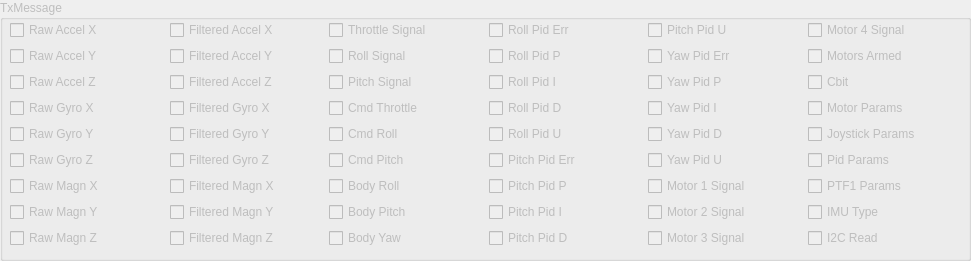
   <widget class="QGroupBox" name="groupBoxTx">
    <property name="enabled">
     <bool>false</bool>
    </property>
    <property name="geometry">
     <rect>
      <x>30</x>
      <y>40</y>
      <width>971</width>
      <height>261</height>
     </rect>
    </property>
    <property name="title">
     <string>TxMessage</string>
    </property>
    <widget class="QWidget" name="gridLayoutWidget">
     <property name="geometry">
      <rect>
       <x>10</x>
       <y>20</y>
       <width>951</width>
       <height>232</height>
      </rect>
     </property>
     <layout class="QGridLayout" name="gridLayout">
      <item row="5" column="2">
       <widget class="QCheckBox" name="checkTxCmdPitch">
        <property name="text">
         <string>Cmd Pitch</string>
        </property>
       </widget>
      </item>
      <item row="6" column="2">
       <widget class="QCheckBox" name="checkTxBodyRoll">
        <property name="text">
         <string>Body Roll</string>
        </property>
       </widget>
      </item>
      <item row="6" column="1">
       <widget class="QCheckBox" name="checkTxFiltMagnX">
        <property name="text">
         <string>Filtered Magn X</string>
        </property>
       </widget>
      </item>
      <item row="0" column="2">
       <widget class="QCheckBox" name="checkTxThrottleSignal">
        <property name="text">
         <string>Throttle Signal</string>
        </property>
       </widget>
      </item>
      <item row="6" column="5">
       <widget class="QCheckBox" name="checkTxPtf1Params">
        <property name="text">
         <string>PTF1 Params</string>
        </property>
       </widget>
      </item>
      <item row="3" column="0">
       <widget class="QCheckBox" name="checkTxRawGyroX">
        <property name="text">
         <string>Raw Gyro X</string>
        </property>
       </widget>
      </item>
      <item row="6" column="4">
       <widget class="QCheckBox" name="checkTxMotor1Signal">
        <property name="text">
         <string>Motor 1 Signal</string>
        </property>
       </widget>
      </item>
      <item row="5" column="0">
       <widget class="QCheckBox" name="checkTxRawGyroZ">
        <property name="text">
         <string>Raw Gyro Z</string>
        </property>
       </widget>
      </item>
      <item row="1" column="3">
       <widget class="QCheckBox" name="checkTxRollPidP">
        <property name="text">
         <string>Roll Pid P</string>
        </property>
       </widget>
      </item>
      <item row="2" column="1">
       <widget class="QCheckBox" name="checkTxFiltAccZ">
        <property name="text">
         <string>Filtered Accel Z</string>
        </property>
       </widget>
      </item>
      <item row="8" column="4">
       <widget class="QCheckBox" name="checkTxMotor3Signal">
        <property name="text">
         <string>Motor 3 Signal</string>
        </property>
       </widget>
      </item>
      <item row="7" column="3">
       <widget class="QCheckBox" name="checkTxPitchPidI">
        <property name="text">
         <string>Pitch Pid I</string>
        </property>
       </widget>
      </item>
      <item row="7" column="0">
       <widget class="QCheckBox" name="checkTxRawMagnY">
        <property name="text">
         <string>Raw Magn Y</string>
        </property>
       </widget>
      </item>
      <item row="0" column="4">
       <widget class="QCheckBox" name="checkTxPitchPidU">
        <property name="text">
         <string>Pitch Pid U</string>
        </property>
       </widget>
      </item>
      <item row="7" column="2">
       <widget class="QCheckBox" name="checkTxBodyPitch">
        <property name="text">
         <string>Body Pitch</string>
        </property>
       </widget>
      </item>
      <item row="5" column="3">
       <widget class="QCheckBox" name="checkTxPitchPidErr">
        <property name="text">
         <string>Pitch Pid Err</string>
        </property>
       </widget>
      </item>
      <item row="5" column="5">
       <widget class="QCheckBox" name="checkTxPidParams">
        <property name="text">
         <string>Pid Params</string>
        </property>
       </widget>
      </item>
      <item row="4" column="1">
       <widget class="QCheckBox" name="checkTxFiltGyroY">
        <property name="text">
         <string>Filtered Gyro Y</string>
        </property>
       </widget>
      </item>
      <item row="0" column="3">
       <widget class="QCheckBox" name="checkTxRollPidErr">
        <property name="text">
         <string>Roll Pid Err</string>
        </property>
       </widget>
      </item>
      <item row="2" column="3">
       <widget class="QCheckBox" name="checkTxRollPidI">
        <property name="text">
         <string>Roll Pid I</string>
        </property>
       </widget>
      </item>
      <item row="4" column="4">
       <widget class="QCheckBox" name="checkTxYawPidD">
        <property name="text">
         <string>Yaw Pid D</string>
        </property>
       </widget>
      </item>
      <item row="3" column="5">
       <widget class="QCheckBox" name="checkTxMotorParams">
        <property name="text">
         <string>Motor Params</string>
        </property>
       </widget>
      </item>
      <item row="8" column="2">
       <widget class="QCheckBox" name="checkTxBodyYaw">
        <property name="text">
         <string>Body Yaw</string>
        </property>
       </widget>
      </item>
      <item row="3" column="1">
       <widget class="QCheckBox" name="checkTxFiltGyroX">
        <property name="text">
         <string>Filtered Gyro X</string>
        </property>
       </widget>
      </item>
      <item row="3" column="4">
       <widget class="QCheckBox" name="checkTxYawPidI">
        <property name="text">
         <string>Yaw Pid I</string>
        </property>
       </widget>
      </item>
      <item row="2" column="5">
       <widget class="QCheckBox" name="checkTxCbit">
        <property name="text">
         <string>Cbit</string>
        </property>
       </widget>
      </item>
      <item row="3" column="3">
       <widget class="QCheckBox" name="checkTxRollPidD">
        <property name="text">
         <string>Roll Pid D</string>
        </property>
       </widget>
      </item>
      <item row="4" column="2">
       <widget class="QCheckBox" name="checkTxCmdRoll">
        <property name="text">
         <string>Cmd Roll</string>
        </property>
       </widget>
      </item>
      <item row="1" column="4">
       <widget class="QCheckBox" name="checkTxYawPidErr">
        <property name="text">
         <string>Yaw Pid Err</string>
        </property>
       </widget>
      </item>
      <item row="5" column="1">
       <widget class="QCheckBox" name="checkTxFiltGyroZ">
        <property name="text">
         <string>Filtered Gyro Z</string>
        </property>
       </widget>
      </item>
      <item row="2" column="4">
       <widget class="QCheckBox" name="checkTxYawPidP">
        <property name="text">
         <string>Yaw Pid P</string>
        </property>
       </widget>
      </item>
      <item row="8" column="3">
       <widget class="QCheckBox" name="checkTxPitchPidD">
        <property name="text">
         <string>Pitch Pid D</string>
        </property>
       </widget>
      </item>
      <item row="8" column="1">
       <widget class="QCheckBox" name="checkTxFiltMagnZ">
        <property name="text">
         <string>Filtered Magn Z</string>
        </property>
       </widget>
      </item>
      <item row="5" column="4">
       <widget class="QCheckBox" name="checkTxYawPidU">
        <property name="text">
         <string>Yaw Pid U</string>
        </property>
       </widget>
      </item>
      <item row="1" column="0">
       <widget class="QCheckBox" name="checkTxRawAccY">
        <property name="text">
         <string>Raw Accel Y</string>
        </property>
       </widget>
      </item>
      <item row="1" column="2">
       <widget class="QCheckBox" name="checkTxRollSignal">
        <property name="text">
         <string>Roll Signal</string>
        </property>
       </widget>
      </item>
      <item row="0" column="1">
       <widget class="QCheckBox" name="checkTxFiltAccX">
        <property name="text">
         <string>Filtered Accel X</string>
        </property>
       </widget>
      </item>
      <item row="0" column="0">
       <widget class="QCheckBox" name="checkTxRawAccX">
        <property name="text">
         <string>Raw Accel X</string>
        </property>
       </widget>
      </item>
      <item row="4" column="5">
       <widget class="QCheckBox" name="checkTxJsParams">
        <property name="text">
         <string>Joystick Params</string>
        </property>
       </widget>
      </item>
      <item row="7" column="1">
       <widget class="QCheckBox" name="checkTxFiltMagnY">
        <property name="text">
         <string>Filtered Magn Y</string>
        </property>
       </widget>
      </item>
      <item row="4" column="0">
       <widget class="QCheckBox" name="checkTxRawGyroY">
        <property name="text">
         <string>Raw Gyro Y</string>
        </property>
       </widget>
      </item>
      <item row="0" column="5">
       <widget class="QCheckBox" name="checkTxMotor4Signal">
        <property name="text">
         <string>Motor 4 Signal</string>
        </property>
       </widget>
      </item>
      <item row="1" column="5">
       <widget class="QCheckBox" name="checkTxMotorsArmed">
        <property name="text">
         <string>Motors Armed</string>
        </property>
       </widget>
      </item>
      <item row="8" column="0">
       <widget class="QCheckBox" name="checkTxRawMagnZ">
        <property name="text">
         <string>Raw Magn Z</string>
        </property>
       </widget>
      </item>
      <item row="3" column="2">
       <widget class="QCheckBox" name="checkTxCmdThrottle">
        <property name="text">
         <string>Cmd Throttle</string>
        </property>
       </widget>
      </item>
      <item row="2" column="0">
       <widget class="QCheckBox" name="checkTxRawAccZ">
        <property name="text">
         <string>Raw Accel Z</string>
        </property>
       </widget>
      </item>
      <item row="6" column="3">
       <widget class="QCheckBox" name="checkTxPitchPidP">
        <property name="text">
         <string>Pitch Pid P</string>
        </property>
       </widget>
      </item>
      <item row="1" column="1">
       <widget class="QCheckBox" name="checkTxFiltAccY">
        <property name="text">
         <string>Filtered Accel Y</string>
        </property>
       </widget>
      </item>
      <item row="7" column="4">
       <widget class="QCheckBox" name="checkTxMotor2Signal">
        <property name="text">
         <string>Motor 2 Signal</string>
        </property>
       </widget>
      </item>
      <item row="2" column="2">
       <widget class="QCheckBox" name="checkTxPitchSignal">
        <property name="text">
         <string>Pitch Signal</string>
        </property>
       </widget>
      </item>
      <item row="6" column="0">
       <widget class="QCheckBox" name="checkTxRawMagnX">
        <property name="text">
         <string>Raw Magn X</string>
        </property>
       </widget>
      </item>
      <item row="4" column="3">
       <widget class="QCheckBox" name="checkTxRollPidU">
        <property name="text">
         <string>Roll Pid U</string>
        </property>
       </widget>
      </item>
      <item row="7" column="5">
       <widget class="QCheckBox" name="checkTxImuType">
        <property name="text">
         <string>IMU Type</string>
        </property>
       </widget>
      </item>
      <item row="8" column="5">
       <widget class="QCheckBox" name="checkTxI2CRead">
        <property name="text">
         <string>I2C Read</string>
        </property>
       </widget>
      </item>
     </layout>
    </widget>
   </widget>
